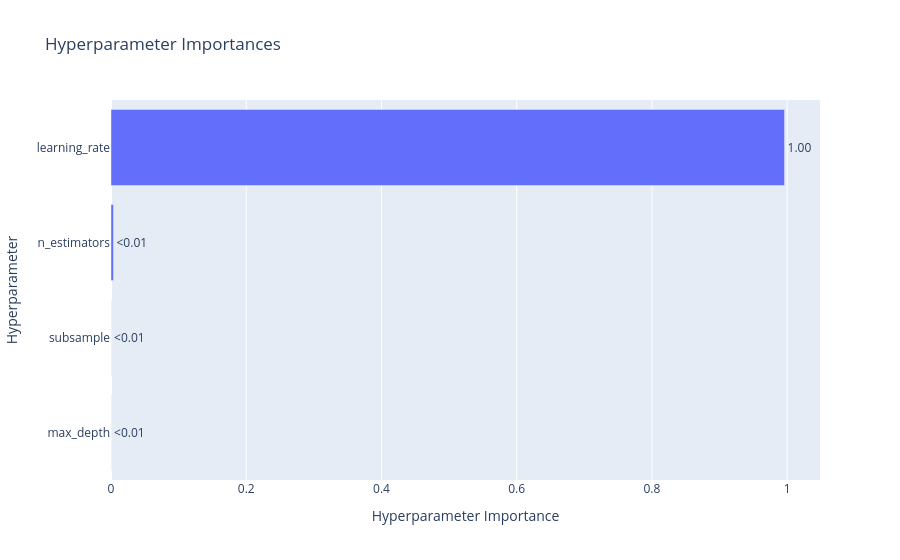

Write notebook code for a chart like this one.
### Code cell
# Plot parameter importances
plot_param_importances(study)

### Figure 1 — Plotly figure (JSON) as saved in the notebook; plotly's stock layout.template omitted (floating-point values rounded to 4 significant figures)
{"data": [{"cliponaxis": false, "hovertemplate": ["max_depth (IntDistribution): 8.10457962111791e-05<extra></extra>", "subsample (FloatDistribution): 0.00010644942983017384<extra></extra>", "n_estimators (IntDistribution): 0.0036844470507230065<extra></extra>", "learning_rate (FloatDistribution): 0.9961280577232356<extra></extra>"], "name": "Objective Value", "orientation": "h", "text": ["<0.01", "<0.01", "<0.01", "1.00"], "textposition": "outside", "type": "bar", "x": [8.105e-05, 0.0001064, 0.003684, 0.9961], "y": ["max_depth", "subsample", "n_estimators", "learning_rate"]}], "layout": {"title": {"text": "Hyperparameter Importances"}, "xaxis": {"title": {"text": "Hyperparameter Importance"}}, "yaxis": {"title": {"text": "Hyperparameter"}}}}
